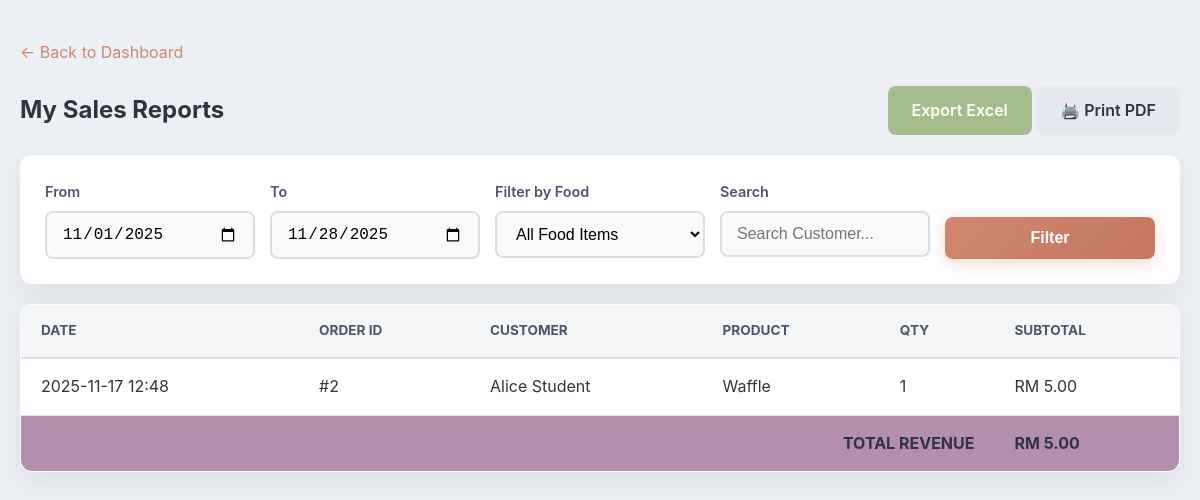
The app's page /pages/vendor_reports.php (signed in), older data.
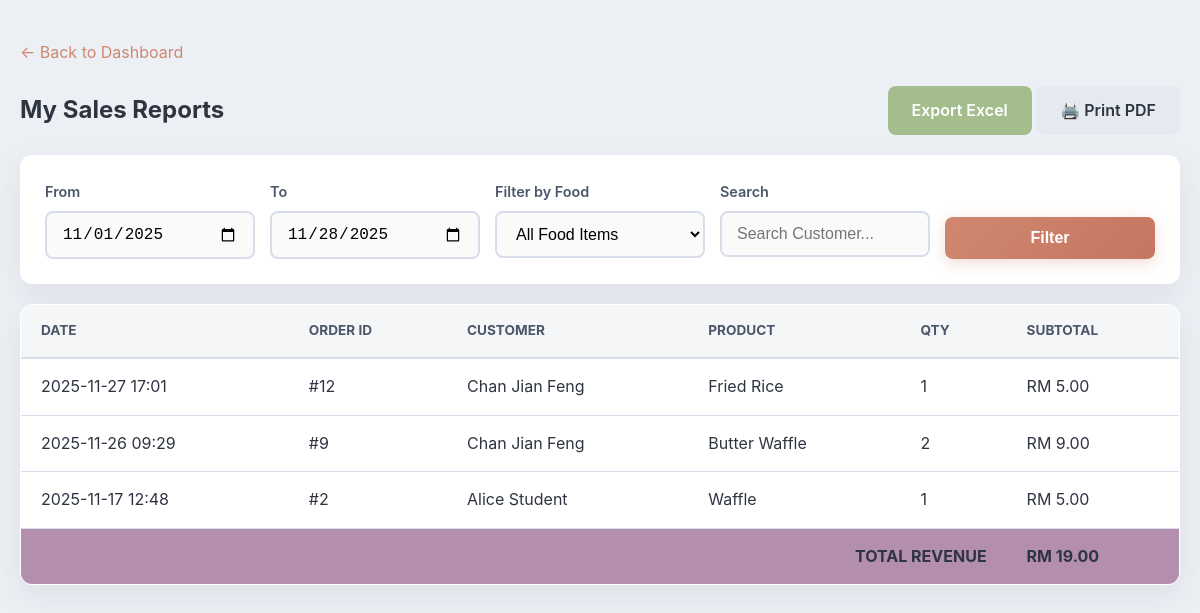
The same page, newer data.
### tables this page shows
CREATE TABLE `orders` (
  `OrderId` int(11) NOT NULL,
  `PaymentId` int(11) NOT NULL,
  `UserId` int(11) NOT NULL,
  `StallId` int(11) NOT NULL,
  `Status` enum('pending','preparing','ready','cancelled') NOT NULL DEFAULT 'pending',
  `Notes` text DEFAULT NULL,
  `CreatedAt` datetime NOT NULL DEFAULT current_timestamp()
);

CREATE TABLE `users` (
  `UserId` int(11) NOT NULL,
  `Name` varchar(100) NOT NULL,
  `Email` varchar(255) NOT NULL,
  `HashedPassword` varchar(255) NOT NULL,
  `Role` enum('customer','admin','vendor') NOT NULL DEFAULT 'customer',
  `PhoneNumber` varchar(20) DEFAULT NULL,
  `CreatedAt` datetime NOT NULL DEFAULT current_timestamp()
);

CREATE TABLE `products` (
  `ProductId` int(11) NOT NULL,
  `StallId` int(11) NOT NULL,
  `CategoryId` int(11) DEFAULT NULL,
  `ProductName` varchar(150) NOT NULL,
  `Description` text DEFAULT NULL,
  `UnitPrice` decimal(10,2) NOT NULL,
  `IsAvailable` tinyint(1) NOT NULL DEFAULT 1,
  `IsUnlimitedStock` tinyint(1) NOT NULL DEFAULT 0,
  `Stock` int(11) NOT NULL DEFAULT 0
);

CREATE TABLE `orderitems` (
  `OrderListId` int(11) NOT NULL,
  `OrderId` int(11) NOT NULL,
  `ProductId` int(11) NOT NULL,
  `Quantity` int(11) NOT NULL,
  `Subtotal` decimal(10,2) NOT NULL,
  `Note` text DEFAULT NULL,
  `PickupTime` datetime DEFAULT NULL,
  `Status` enum('pending','preparing','ready','cancelled') NOT NULL DEFAULT 'pending'
);

### pages/vendor_reports.php (the view, shortened to what this page needs)
<?php
include '../configs/db.php';
$userId = $_SESSION['user_id'];
$stmt = $db->prepare("SELECT StallId FROM stalls WHERE StaffId = :uid");
$stmt->execute([':uid' => $userId]);
$stall = $stmt->fetch(PDO::FETCH_ASSOC);
$stallId = $stall['StallId'];
$startDate = $_GET['start_date'] ?? date('Y-m-01');
$endDate = $_GET['end_date'] ?? date('Y-m-d');
$search = $_GET['search'] ?? '';
$baseWhere = "WHERE o.StallId = :sid AND DATE(o.CreatedAt) BETWEEN :start AND :end";
$params = [':sid' => $stallId, ':start' => $startDate, ':end' => $endDate];
    ?>
    <?php
$countSql = "SELECT COUNT(*) as total_records, SUM(ol.Subtotal) as grand_total
             FROM orders o
             JOIN orderitems ol ON o.OrderId = ol.OrderId
             JOIN products p ON ol.ProductId = p.ProductId
             JOIN users u ON o.UserId = u.UserId
             $baseWhere";
$stmtCount = $db->prepare($countSql);
$stmtCount->execute($params);
$totals = $stmtCount->fetch(PDO::FETCH_ASSOC);
$grandTotalRevenue = $totals['grand_total'] ?? 0;
$page = isset($_GET['page']) ? max(1, intval($_GET['page'])) : 1;
$limit = 10;
$offset = ($page - 1) * $limit;
$sql = "SELECT o.OrderId, o.CreatedAt, p.ProductName, ol.Quantity, ol.Subtotal, u.Name as CustomerName
        FROM orders o
        JOIN orderitems ol ON o.OrderId = ol.OrderId
        JOIN products p ON ol.ProductId = p.ProductId
        JOIN users u ON o.UserId = u.UserId
        $baseWhere
        ORDER BY o.CreatedAt DESC";
if (!isset($_GET['export'])) {
    $sql .= " LIMIT $limit OFFSET $offset";
}
$stmt = $db->prepare($sql);
$stmt->execute($params);
$reportData = $stmt->fetchAll(PDO::FETCH_ASSOC);
?>
<!DOCTYPE html>
<html lang="en">
<head>
    <link rel="stylesheet" href="../assets/css/aurora_theme.css">
</head>
<body>
    <div class="container">
        <div style="margin-bottom: 20px;">
            <a href="vendor_dashboard.php">&larr; Back to Dashboard</a>
        </div>
        <div style="display:flex; justify-content:space-between; align-items:center; margin-bottom:20px;">
            <h2 style="margin:0;">My Sales Reports</h2>
            <div>
                 <a href="?<?php echo http_build_query(array_merge($_GET, ['export' => 'excel'])); ?>" class="btn" style="background:#A3BE8C; color:white;">Export Excel</a>
                 <a href="?<?php echo http_build_query(array_merge($_GET, ['print_view' => '1'])); ?>" target="_blank" class="btn btn-secondary">🖨️ Print PDF</a>
            </div>
        </div>
        <form method="GET" action="" class="filter-bar form-group" style="display:grid; grid-template-columns: repeat(auto-fit, minmax(180px, 1fr)); gap: 15px;">
            <div><label>From</label><input type="date" name="start_date" value="<?php echo $startDate; ?>"></div>
            <div><label>To</label><input type="date" name="end_date" value="<?php echo $endDate; ?>"></div>
            <div><label>Filter by Food</label>
                <select name="food_id">
                    <option value="">All Food Items</option>
                </select>
            </div>
            <div><label>Search</label><input type="text" name="search" value="<?php echo htmlspecialchars($search); ?>" placeholder="Search Customer..."></div>
            <div style="display:flex; align-items:flex-end;"><button type="submit" class="btn btn-primary" style="width:100%;">Filter</button></div>
        </form>
        <div class="table-container">
            <table>
                <thead><tr><th>Date</th><th>Order ID</th><th>Customer</th><th>Product</th><th>Qty</th><th>Subtotal</th></tr></thead>
                <tbody>
                    <?php if (empty($reportData)): ?>
                        <tr><td colspan="6" style="text-align:center; padding: 30px;">No records found.</td></tr>
                    <?php else: ?>
                        <?php foreach ($reportData as $row): ?>
                        <tr>
                            <td><?php echo date('Y-m-d H:i', strtotime($row['CreatedAt'])); ?></td>
                            <td>#<?php echo $row['OrderId']; ?></td>
                            <td><?php echo htmlspecialchars($row['CustomerName']); ?></td>
                            <td><?php echo htmlspecialchars($row['ProductName']); ?></td>
                            <td><?php echo $row['Quantity']; ?></td>
                            <td>RM <?php echo number_format($row['Subtotal'], 2); ?></td>
                        </tr>
                        <?php endforeach; ?>
                        <tr style="background:#B48EAD; color:white;">
                            <td colspan="5" style="text-align:right; font-weight:bold;">TOTAL REVENUE</td>
                            <td style="font-weight:bold;">RM <?php echo number_format($grandTotalRevenue, 2); ?></td>
                        </tr>
                    <?php endif; ?>
                </tbody>
            </table>
        </div>
    </div>
</body>
</html>

Row changes from the older to the newer data that the page shows:
added orders: CreatedAt "2025-11-27 17:01", OrderId "12", UserId.Name "Chan Jian Feng", products.ProductName "Fried Rice", orderitems.Quantity "1", orderitems.Subtotal "5.00"
added orders: CreatedAt "2025-11-26 09:29", OrderId "9", UserId.Name "Chan Jian Feng", products.ProductName "Butter Waffle", orderitems.Quantity "2", orderitems.Subtotal "9.00"
Text that changed along with them:
$grandTotalRevenue: "5.00" → "19.00"
